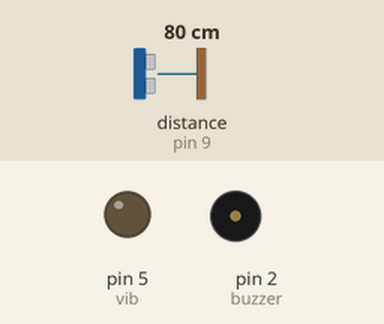
Bench run of a sketch on a simulated Arduino Uno, built with avr-gcc and run on an emulated ATmega328P. Shown: output pins drawn as LEDs (lit = HIGH), buzzer (waves = sounding, pin HIGH). Wiring (inferred from the names in the program): ultrasonic range finder: trigger pin 10; echo pin 9. The test bench sets the inputs (shaded band); at power-on: distance to the obstacle (sensor on pin 9) 80 cm. The echo pulse lasts 58.3 µs per cm; pins used as bus, display or sensor lines are not drawn.

Above: at 1.2 s.
1.3 s: distance to the obstacle (sensor on pin 9) set to 56 cm
2.8 s: distance to the obstacle (sensor on pin 9) set to 46 cm
At 2.95 s:
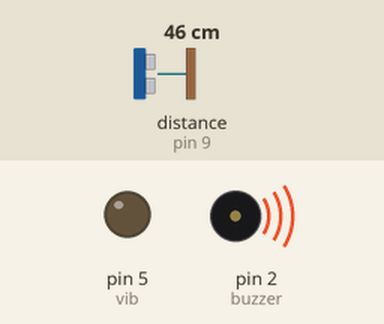
5.8 s: distance to the obstacle (sensor on pin 9) set to 23 cm
At 6.38 s:
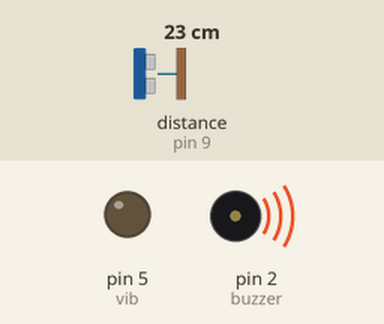
8.8 s: distance to the obstacle (sensor on pin 9) set to 19 cm
11.8 s: distance to the obstacle (sensor on pin 9) set to 35 cm
At 12.31 s:
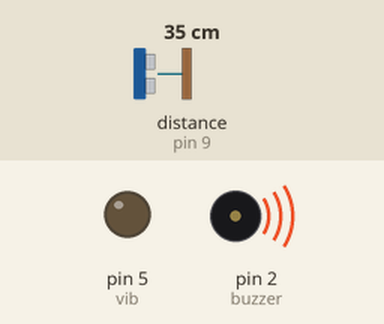
14.8 s: distance to the obstacle (sensor on pin 9) set to 2 cm
Timing chart, 0 to 18.8 s (numbered marks = the images above; inputs shaded):
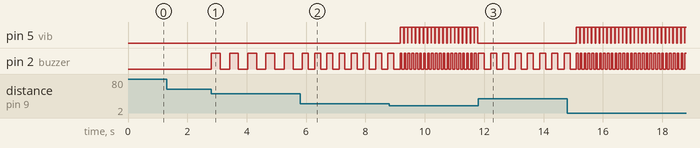

Measured:
- the behaviour switches between 52 and 51 cm on distance to the obstacle (sensor on pin 9) (found by bisection; images 0 and 1)
- after the input at 1.3 s, every drawn part: stays the same
- after the input at 2.8 s, pin 2 (buzzer): alternates HIGH for 0.30 s and LOW for 0.31 s, starting at once
- after the input at 5.8 s, pin 2 (buzzer): alternates HIGH for 0.20 s and LOW for 0.21 s, starting after 0.27 s
- after the input at 8.8 s, pin 5 (vib): alternates HIGH for 0.12 s and LOW for 0.01 s, starting after 0.37 s
- after the input at 11.8 s, pin 5 (vib): stops changing and stays LOW; pin 2 (buzzer): alternates HIGH for 0.20 s and LOW for 0.21 s, starting after 0.20 s
- after the input at 14.8 s, pin 5 (vib): alternates HIGH for 0.12 s and LOW for 0.01 s, starting after 0.30 s

The sketch:

Obstacledetect.ino
```cpp
const int trigPin =10;
const int echoPin = 9;
const int buzzer=2;
const int vib=5;
long dur,dist;

void setup()
{
  pinMode(trigPin, OUTPUT);
  pinMode(echoPin, INPUT);
  pinMode(buzzer,OUTPUT);
  pinMode(vib,OUTPUT);
}

void loop()
{
  digitalWrite(trigPin,LOW);
  delayMicroseconds(2);
  digitalWrite(trigPin, HIGH);
  delayMicroseconds(10);
  digitalWrite(trigPin, LOW);

  dur=pulseIn(echoPin, HIGH);
  dist = (dur/2)/29.1;

  if(dist<=50&&dist>=40)
  {
    digitalWrite(buzzer,HIGH);
    delay(300);
    digitalWrite(buzzer,LOW);
    delay(300);
  }
  else if(dist<40&&dist>=20)
  {
    digitalWrite(buzzer,HIGH);
    delay(200);
    digitalWrite(buzzer,LOW);
    delay(200);
  }
  else if(dist<20)
  {
    digitalWrite(vib,HIGH);
    digitalWrite(buzzer,HIGH);
    delay(60);
    digitalWrite(buzzer,LOW);
    delay(60);
  }

  else
  digitalWrite(buzzer,LOW);
  digitalWrite(vib,LOW);
  delay(10);
}
```
